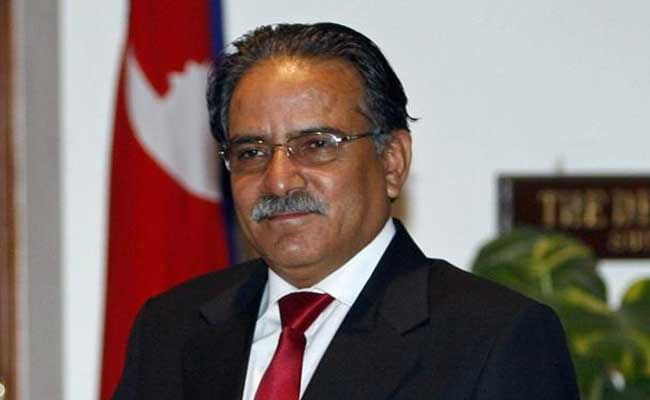
#> input picture vehicle/testCode/prac.jpg, 650 x 400 px
$ python test.py
#> lines starting #> are read from the running program, lines starting #| are printed output that depends on the picture
import numpy as np
import cv2
# from matplotlib import pyplot as plt

#load the color image in grayscale
# img = cv2.imread('prac.jpg', 0);

# displays the image in the window
# as many windows can be created but with different names
# cv2.imshow('PRACHANDA', img);

# it is the keyboard binding function
# if 0 is passed it waits indefinitely for key strokes
# cv2.waitKey(0);

# to write the image
# cv2.imwrite('pracGray.jpg', img);

# cv2.destroyAllWindows();

# now the program to load the image in grayscale
# saves it if we press 's' and exit

img = cv2.imread('prac.jpg', 0);
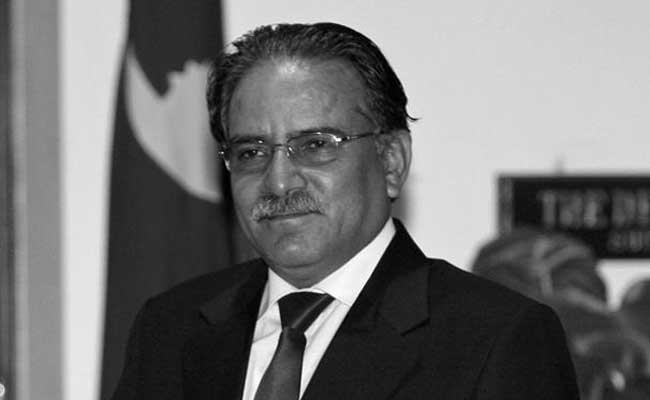
#> img: shape (400, 650); min 0, max 255, mean 114.7

cv2.imshow('prachanda', img);

# for 64 bit machines
k = cv2.waitKey(0) & 0xFF;
#> (key Esc is pressed here)

if k == 27:
	cv2.destroyAllWindows();
elif k == ord('s'):
	cv2.imwrite('pracGGG.jpg', img);
	cv2.destroyAllWindows();


# cv2.destroyAllWindows();

# img = cv2.imgread('prac.jpg', 0);
# plt.imshow(img, cmap = 'gray', interpolation = 'bicubic');
# plt.xticks([]), plt.yticks([]);
# plt.show();

$ run again, with vehicle/testCode/1.jpg copied over vehicle/testCode/prac.jpg
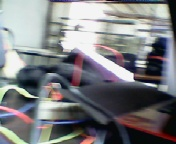
#> input picture vehicle/testCode/1.jpg, 176 x 144 px
#> `img = cv2.imread('prac.jpg', 0);`:
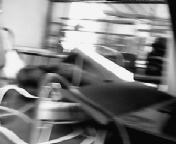
#> img: shape (144, 176); min 4, max 251, mean 125
